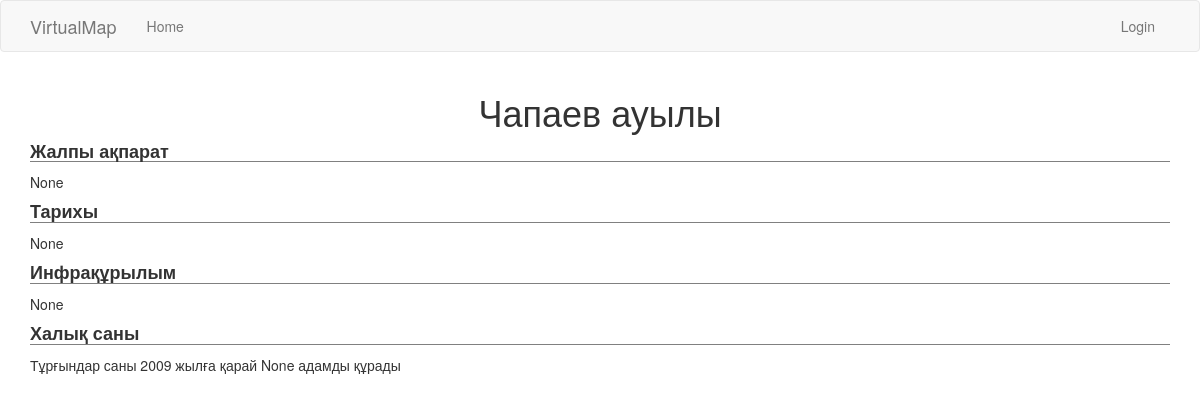
Page /area/1 on the committed database.
### app/models.py (models this page shows)
class Area(db.Model):
    id = db.Column(db.Integer, primary_key=True, autoincrement=True)
    area_name = db.Column(db.String(16))
    gen_info = db.Column(db.String(128))
    history = db.Column(db.String(1024))
    infrastructure = db.Column(db.String(128))
    population = db.Column(db.Integer)

### app/main/routes.py (the view)
@blueprint.route("/area/<int:id>")
def area(id):
    area = db.session.query(Area).filter(Area.id == id).first()
    params = {
        'title': area.area_name,
        "area": area
    }
    return render_template("main/area.html", **params)

### app/main/routes.py (called while the page is built)
@blueprint.before_request
def before_request():
    if current_user.is_authenticated:
        current_user.last_seen = datetime.utcnow()
        db.session.commit()
    g.locale = str(get_locale())

### app/main/templates/main/area.html
{% extends "base.html" %}
{% block app_content %}
	<h1 style="text-align: center;">{{ area.area_name }}</h1>
	<h4 class="chapter">{{ _("Жалпы ақпарат") }}</h4>
	<p>{{ area.gen_info }}</p>
	<h4 class="chapter">{{ _("Тарихы") }}</h4>
	<p>{{ area.history }}</p>
	<h4 class="chapter">{{ _("Инфрақұрылым") }}</h4>
	<p>{{ area.infrastructure }}</p>
	<h4 class="chapter">{{ _("Халық саны") }}</h4>
	<p>Тұрғындар саны 2009 жылға қарай {{ area.population }} адамды құрады</p>
{% endblock app_content %}
{% block styles %}
	{{super()}}
	<link rel="stylesheet" href="{{url_for('static', filename='css/style.css')}}">
{% endblock %}

### app/static/css/style.css (style rules this page uses)
.chapter { font-weight: bold; border-bottom: 1px solid gray; }

### rows in the picture
Area: area_name "Чапаев ауылы", gen_info "None", history "None", infrastructure "None", population "None"
